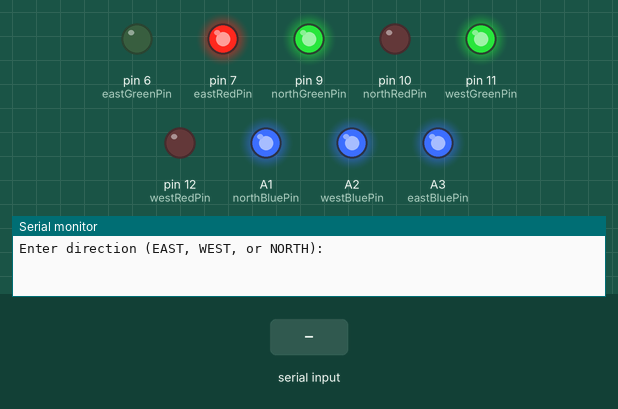
This sketch was run on a simulated Arduino Uno, built with avr-gcc and run on an emulated ATmega328P. Parts: output pins drawn as LEDs (lit = HIGH), the last lines printed to the serial monitor. The inputs (shaded band) are chosen by the test bench.

Above: at 7.0 s.
7.1 s: "NORTH\n" received over Serial
At 8.5 s:
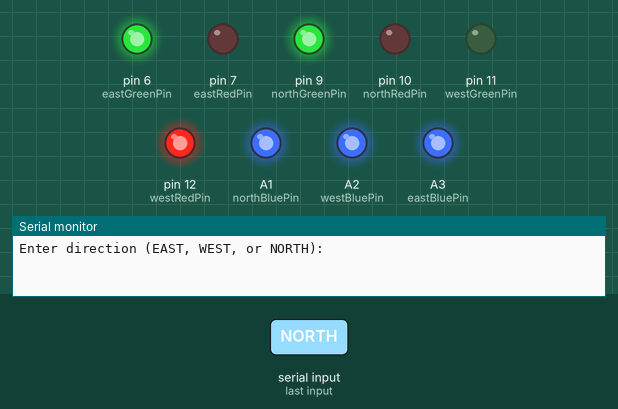
23.5 s: "EAST\n" received over Serial
29.5 s: "WEST\n" received over Serial
At 37.9 s:
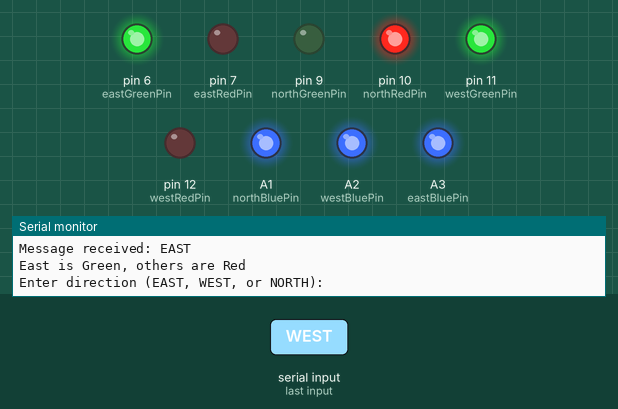
Timing chart, 0 to 56.5 s (numbered marks = the images above; inputs shaded):
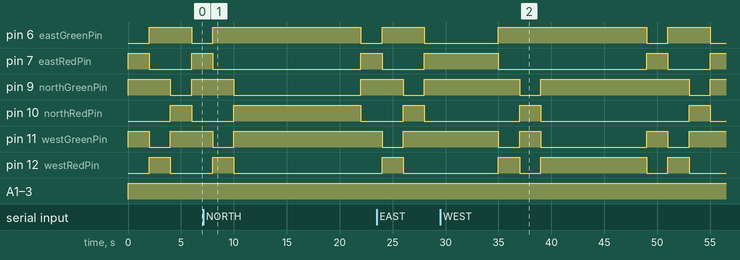

The sketch:

trafficLightCommunication.ino
```cpp
#include <SoftwareSerial.h>

String message = "";
bool messageReceived = false;

int northRedPin = 10, northGreenPin = 9, northBluePin = A1;
int westRedPin = 12, westGreenPin = 11, westBluePin = A2;
int eastRedPin = 7, eastGreenPin = 6, eastBluePin = A3;

void setup() {
  // Set all RGB pins as output
  pinMode(eastRedPin, OUTPUT);
  pinMode(eastGreenPin, OUTPUT);
  pinMode(eastBluePin, OUTPUT);
  pinMode(westRedPin, OUTPUT);
  pinMode(westGreenPin, OUTPUT);
  pinMode(westBluePin, OUTPUT);
  pinMode(northRedPin, OUTPUT);
  pinMode(northGreenPin, OUTPUT);
  pinMode(northBluePin, OUTPUT);

  Serial.begin(115200); // For monitoring through serial monitor
  Serial.println("Enter direction (EAST, WEST, or NORTH):");
}

void loop() {
  // Cyclic color change before receiving any message
  changeColorsCyclic();

  // Check for user input in Serial Monitor
  if (Serial.available()) {
    message = Serial.readStringUntil('\n'); // Read user input from Serial Monitor
    messageReceived = true;
  }

  if (messageReceived) {
    Serial.println("Message received: " + message);

    // Check for direction in the message and update lights accordingly
    if (message.indexOf("EAST") != -1) {
      setDirectionColors(eastGreenPin, westRedPin, northRedPin);
      Serial.println("East is Green, others are Red");
      delay(5000);
    }
    else if (message.indexOf("WEST") != -1) {
      setDirectionColors(westGreenPin, eastRedPin, northRedPin);
      Serial.println("West is Green, others are Red");
      delay(10000);
    }
    else if (message.indexOf("NORTH") != -1) {
      setDirectionColors(northGreenPin, eastRedPin, westRedPin);
      Serial.println("North is Green, others are Red");
      delay(10000);
    }

    message = "";  // Clear message
    messageReceived = false;

    // Prompt for next input
    Serial.println("Enter direction (EAST, WEST, or NORTH):");
  }
}

// Function to change colors cyclically in the pattern (green, red, red), (red, green, red), (red, red, green)
void changeColorsCyclic() {
  // Pattern 1: East Green, West Red, North Red
  setCyclicPattern(eastGreenPin, westRedPin, northRedPin);
  delay(2000); // Delay between cycles

  // Pattern 2: East Red, West Green, North Red
  setCyclicPattern(westGreenPin, eastRedPin, northRedPin);
  delay(2000);

  // // Pattern 3: East Red, West Red, North Green
  setCyclicPattern(northGreenPin, eastRedPin, westRedPin);
  delay(2000);
}

// Function to set color based on cyclic pattern
void setCyclicPattern(int greenPin, int red1Pin, int red2Pin) {
  // Set one LED to green
  analogWrite(greenPin, 0); // Green ON (0 for common anode)

  // Set the other LEDs to red
  analogWrite(red1Pin, 0); // Red ON
  analogWrite(red2Pin, 0); // Red ON

  // Ensure the rest of the colors are OFF
  resetAllColorsExcept(greenPin, red1Pin, red2Pin);
}

// Function to set color based on direction (after receiving message)
void setDirectionColors(int greenPin, int red1Pin, int red2Pin) {
  // Set the directed LED to green
  analogWrite(greenPin, 0); // Green ON (0 for common anode)

  // Turn the other LEDs to red
  analogWrite(red1Pin, 0); // Red ON
  analogWrite(red2Pin, 0); // Red ON

  // Ensure the rest of the colors are OFF
  resetAllColorsExcept(greenPin, red1Pin, red2Pin);
}

// Function to turn off unused colors
void resetAllColorsExcept(int greenPin, int red1Pin, int red2Pin) {
  // East LED
  if (greenPin != eastGreenPin) analogWrite(eastGreenPin, 255); // Green OFF
  if (red1Pin != eastRedPin && red2Pin != eastRedPin) analogWrite(eastRedPin, 255); // Red OFF

  // West LED
  if (greenPin != westGreenPin) analogWrite(westGreenPin, 255); // Green OFF
  if (red1Pin != westRedPin && red2Pin != westRedPin) analogWrite(westRedPin, 255); // Red OFF

  // North LED
  if (greenPin != northGreenPin) analogWrite(northGreenPin, 255); // Green OFF
  if (red1Pin != northRedPin && red2Pin != northRedPin) analogWrite(northRedPin, 255); // Red OFF

  // Turn off Blue for all LEDs
  analogWrite(eastBluePin, 255); // Blue OFF
  analogWrite(westBluePin, 255); // Blue OFF
  analogWrite(northBluePin, 255); // Blue OFF
}
```

Measured:
- after the input at 7.1 s, pin 11 (westGreenPin): goes on until 10.0 s, then stays HIGH; pin 12 (westRedPin): goes on until 10.0 s, then stays LOW
- after the input at 29.5 s, pin 9 (northGreenPin): HIGH → LOW after 23.5 s, → HIGH 2.0 s later; pin 10 (northRedPin): LOW → HIGH after 23.5 s, → LOW 2.0 s later
